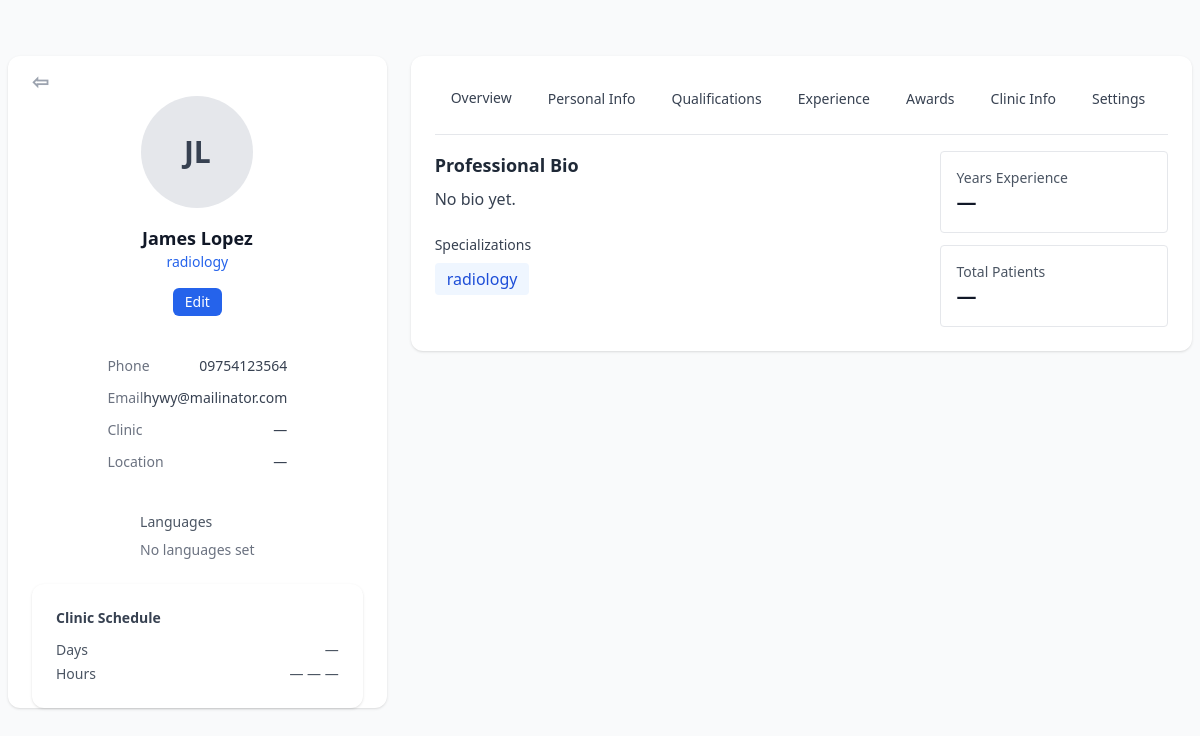
/doctor/doctor_profile/5 (signed in), run on the app's committed database.
### app/models/doctor.py (models this page shows)
class Doctor(db.Model):
    __tablename__ = "doctor"
    doctor_id: Mapped[int] = mapped_column(Integer, primary_key=True, autoincrement=True)
    account_id: Mapped[int] = mapped_column(ForeignKey("account.account_id"), unique=True)
    firstname: Mapped[str] = mapped_column(String(50), nullable=False)
    middlename: Mapped[str] = mapped_column(String(50), nullable=True)
    lastname: Mapped[str] = mapped_column(String(50), nullable=False)
    age: Mapped[int] = mapped_column(Integer, nullable=False)
    bloodtype: Mapped[str] = mapped_column(String(10), nullable=True)
    height: Mapped[str] = mapped_column(String(10), nullable=True)
    weight: Mapped[str] = mapped_column(String(10), nullable=True)
    specialization: Mapped[str] = mapped_column(String(100), nullable=True)
    gender: Mapped[str] = mapped_column(String(10), nullable=False)
    dob: Mapped[str] = mapped_column(String(10), nullable=False)
    pob: Mapped[str] = mapped_column(String(100), nullable=False)
    civilstatus: Mapped[str] = mapped_column(String(20), nullable=False)
    degree: Mapped[str] = mapped_column(String(100), nullable=False)
    nationality: Mapped[str] = mapped_column(String(100), nullable=False)
    religion: Mapped[str] = mapped_column(String(100), nullable=False)
    phone: Mapped[str] = mapped_column(String(20), nullable=False)
    email: Mapped[str] = mapped_column(String(100), nullable=False)
    profile_image: Mapped[str | None] = mapped_column(String(255), nullable=True)
    status: Mapped[str] = mapped_column(String(50), nullable=False, default='active')
    created_at: Mapped[datetime] = mapped_column(DateTime, default=datetime.utcnow, nullable=False)
    account: Mapped["Account"] = relationship(back_populates="doctor")
    appointments: Mapped[list["Appointment"]] = relationship(back_populates="doctor")
    records: Mapped[list["MedicalRecord"]] = relationship(back_populates="doctor")
    doctor_schedule: Mapped["Doctor_Schedule"] = relationship(back_populates="doctor")
    secretary: Mapped["Doctor_Secretary"] = relationship(back_populates="doctor")

### app/routes/doctor/profile.py (the view)
@doctor_bp.route('/doctor_profile/<int:doctor_id>', methods=['GET', 'POST'])
@login_required
def doctor_profile(doctor_id):
    if current_user.role != "doctor":
        return redirect (url_for('misc.forbidden'))
    doctor = Doctor.query.get_or_404(doctor_id)
    if doctor.account_id != current_user.account_id:
        return redirect(url_for('unauthorized'))
    return render_template(
        'doctor/doctor_profile.html',
        doctor=doctor
    )

### app/models/account.py (called while the page is built)
    @property
    def is_authenticated(self):
        return True

### app/routes/auth/login.py (called while the page is built)
@login_manager.user_loader
def load_user(account_id):
    return Account.query.get(int(account_id))

### app/templates/doctor/doctor_profile.html (shortened to what this page needs)
{% extends 'base/layout.html' %}
{% block content %}
<div class="w-full bg-gray-50 p-2">
  {% include 'base/notification.html' %}
  <div class="max-w-7xl mx-auto">
    <div class="grid grid-cols-1 lg:grid-cols-3 gap-6 mt-12">
      <aside class="lg:col-span-1">
        <div class="bg-white rounded-xl shadow px-6 pt-3">
          <a
              href="{{ url_for('doctor.doctor_dashboard') }}"
              class="mr-4 pt-2 text-xl font-semibold text-gray-400 hover:text-gray-700 transition"
              title="Close"
          >
              &#8678;
          </a>
          <div class="flex flex-col items-center gap-4">
            {% if doctor and doctor.profile_image %}
              <img src="{{ url_for('static', filename=doctor.profile_image) }}" alt="photo" class="w-28 h-28 rounded-full object-cover border">
            {% else %}
              <div class="w-28 h-28 rounded-full bg-gray-200 grid place-items-center text-3xl font-semibold text-gray-700">
                {{ (doctor.firstname[0] if doctor and doctor.firstname else 'D') ~ (doctor.lastname[0] if doctor and doctor.lastname else '') }}
              </div>
            {% endif %}
            <div class="text-center">
              <h2 class="text-lg font-semibold text-gray-900">
                {{ (doctor.firstname ~ ' ' ~ doctor.lastname) if doctor else 'Doctor Name' }}
              </h2>
              <div class="text-sm text-blue-600 font-medium">
                {{ doctor.specialization if doctor and doctor.specialization else 'Specialization' }}
              </div>
              <div class="items-center mt-4 space-y-2">
                <button id="editProfileBtn" class="px-3 py-1 bg-blue-600 text-white rounded-md text-sm">Edit</button>
              </div>
          </div>
          <div class="mt-6 space-y-3 text-sm">
            <div class="flex justify-between">
              <span class="text-gray-500">Phone</span>
              <a href="tel:{{ doctor.phone }}" class="text-gray-700">{{ doctor.phone if doctor and doctor.phone else '—' }}</a>
            </div>
            <div class="flex justify-between">
              <span class="text-gray-500">Email</span>
              <a href="mailto:{{ doctor.email }}" class="text-gray-700">{{ doctor.email if doctor and doctor.email else '—' }}</a>
            </div>
            {% set clinic = doctor.backgrounds
            | selectattr('type', 'equalto', 'clinic')
            | first %}
            <div class="flex justify-between">
              <span class="text-gray-500">Clinic</span>
              <span class="text-gray-700">{{ clinic.clinic_name if clinic and clinic.clinic_name else '—' }}</span>
            </div>
            <div class="flex justify-between">
              <span class="text-gray-500">Location</span>
              <span class="text-gray-700">{{ clinic.clinic_address if clinic and clinic.clinic_address else '—' }}</span>
            </div>
          </div>
          <div class="mt-6">
            <h3 class="text-sm text-gray-600 mb-2">Languages</h3>
            <div class="flex flex-wrap gap-2">
              {% if doctor and doctor.languages %}
                {% for lang in doctor.languages.split(',') %}
                  <span class="px-2 py-1 bg-gray-100 rounded text-sm text-gray-700">{{ lang.strip() }}</span>
                {% endfor %}
              {% else %}
                <span class="text-sm text-gray-500">No languages set</span>
              {% endif %}
            </div>
          </div>
        </div>
        <div class="bg-white rounded-xl shadow p-6 mt-6">
          <h4 class="text-sm font-semibold text-gray-700 mb-3">Clinic Schedule</h4>
          <div class="text-sm text-gray-600">
            <div class="flex justify-between">
              <span>Days</span>
              <span>{{ clinic.clinic_days if clinic and clinic.clinic_days else '—' }}</span>
            </div>
            <div class="flex justify-between mt-1">
              <span>Hours</span>
              <span>{{ clinic.clinic_hours_from if clinic and clinic.clinic_hours_from else '—' }} — {{ clinic.clinic_hours_to if clinic and clinic.clinic_hours_to else '—' }}</span>
            </div>
          </div>
        </div>
      </aside>
      <main class="lg:col-span-2">
        <div class="bg-white rounded-xl shadow p-6">
          <div class="flex flex-col sm:flex-row justify-between items-start sm:items-center gap-3">
            <div class="flex gap-1 overflow-x-auto">
              <button data-tab="overview" class="tab-btn px-4 py-2 text-sm rounded-t-lg border-b-2 border-transparent text-gray-700 hover:text-gray-900">Overview</button>
              <button data-tab="details" class="tab-btn px-4 py-2 text-sm rounded-t-lg border-b-2 border-transparent text-gray-700 hover:text-gray-900">Personal Info</button>
              <button data-tab="credentials" class="tab-btn px-4 py-2 text-sm rounded-t-lg border-b-2 border-transparent text-gray-700 hover:text-gray-900">Qualifications</button>
              <button data-tab="experience" class="tab-btn px-4 py-2 text-sm rounded-t-lg border-b-2 border-transparent text-gray-700 hover:text-gray-900">Experience</button>
              <button data-tab="awards" class="tab-btn px-4 py-2 text-sm rounded-t-lg border-b-2 border-transparent text-gray-700 hover:text-gray-900">Awards</button>
              <button data-tab="clinic" class="tab-btn px-4 py-2 text-sm rounded-t-lg border-b-2 border-transparent text-gray-700 hover:text-gray-900">Clinic Info</button>
              <button data-tab="settings" class="tab-btn px-4 py-2 text-sm rounded-t-lg border-b-2 border-transparent text-gray-700 hover:text-gray-900">Settings</button>
            </div>
          </div>
          <hr class="my-4">
          <section data-panel="overview" class="tab-panel">
            <div class="grid grid-cols-1 lg:grid-cols-3 gap-6">
              <div class="lg:col-span-2">
                <h3 class="text-lg font-semibold text-gray-800">Professional Bio</h3>
                <p class="mt-2 text-gray-700">{{ doctor.bio if doctor and doctor.bio else 'No bio yet.' }}</p>
                <div class="mt-6">
                  <h4 class="text-sm font-medium text-gray-700">Specializations</h4>
                  <div class="flex flex-wrap gap-2 mt-2">
                    {% if doctor and doctor.specialization %}
                      <span class="px-3 py-1 bg-blue-50 text-blue-700 rounded">{{ doctor.specialization }}</span>
                    {% else %}
                      <span class="text-sm text-gray-500">No specialization set</span>
                    {% endif %}
                  </div>
                </div>
              </div>
              <div class="lg:col-span-1 space-y-3">
                <div class="border rounded p-4">
                  <div class="text-sm text-gray-600">Years Experience</div>
                  <div class="text-xl font-bold text-gray-900">{{ doctor.experience_years if doctor and doctor.experience_years else '—' }}</div>
                </div>
                <div class="border rounded p-4">
                  <div class="text-sm text-gray-600">Total Patients</div>
                  <div class="text-xl font-bold text-gray-900">{{ doctor.total_patients if doctor and doctor.total_patients else '—' }}</div>
                </div>
              </div>
            </div>
          </section>
           {% set clinic = doctor.backgrounds
            | selectattr('type', 'equalto', 'clinic')
            | first %}
        </div>
      </main>
    </div>
  </div>
</div>
{% endblock %}

### data on the page
Doctor: firstname+lastname "JL", firstname+lastname "James Lopez", specialization "radiology", phone "09754123564", email "hywy@mailinator.com"

### other printed values
{{ clinic.clinic_name if clinic and clinic.clinic_name else '—' }} "—"
{{ clinic.clinic_address if clinic and clinic.clinic_address else '—' }} "—"
{{ clinic.clinic_days if clinic and clinic.clinic_days else '—' }} "—"
{{ clinic.clinic_hours_to if clinic and clinic.clinic_hours_to else '—' }} "—"
{{ doctor.bio if doctor and doctor.bio else 'No bio yet.' }} "No bio yet."
{{ doctor.experience_years if doctor and doctor.experience_years else '—' }} "—"
{{ doctor.total_patients if doctor and doctor.total_patients else '—' }} "—"
